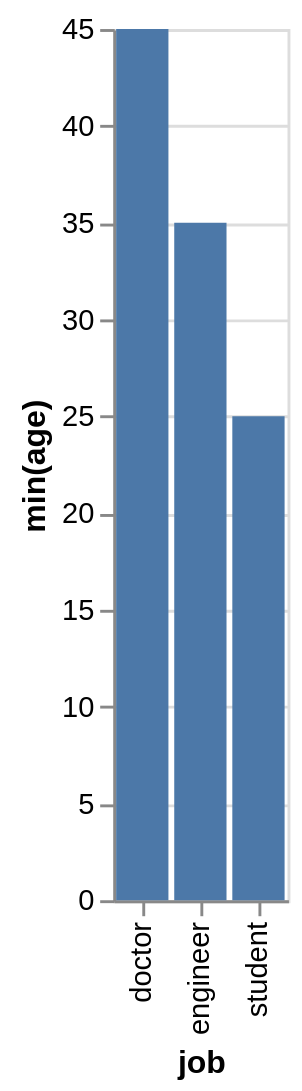

Vega-Lite specification stored for this chart:
### Vega-Lite specification from a JSON file in a GitHub repository (floating-point values rounded to 4 significant figures)
{"data": {"values": [{"x_data": "doctor", "y_data": 45}, {"x_data": "engineer", "y_data": 35}, {"x_data": "student", "y_data": 25}]}, "mark": "bar", "encoding": {"x": {"field": "x_data", "type": "nominal", "title": "job", "sort": "ascending"}, "y": {"field": "y_data", "type": "quantitative", "title": "min(age)"}}}
